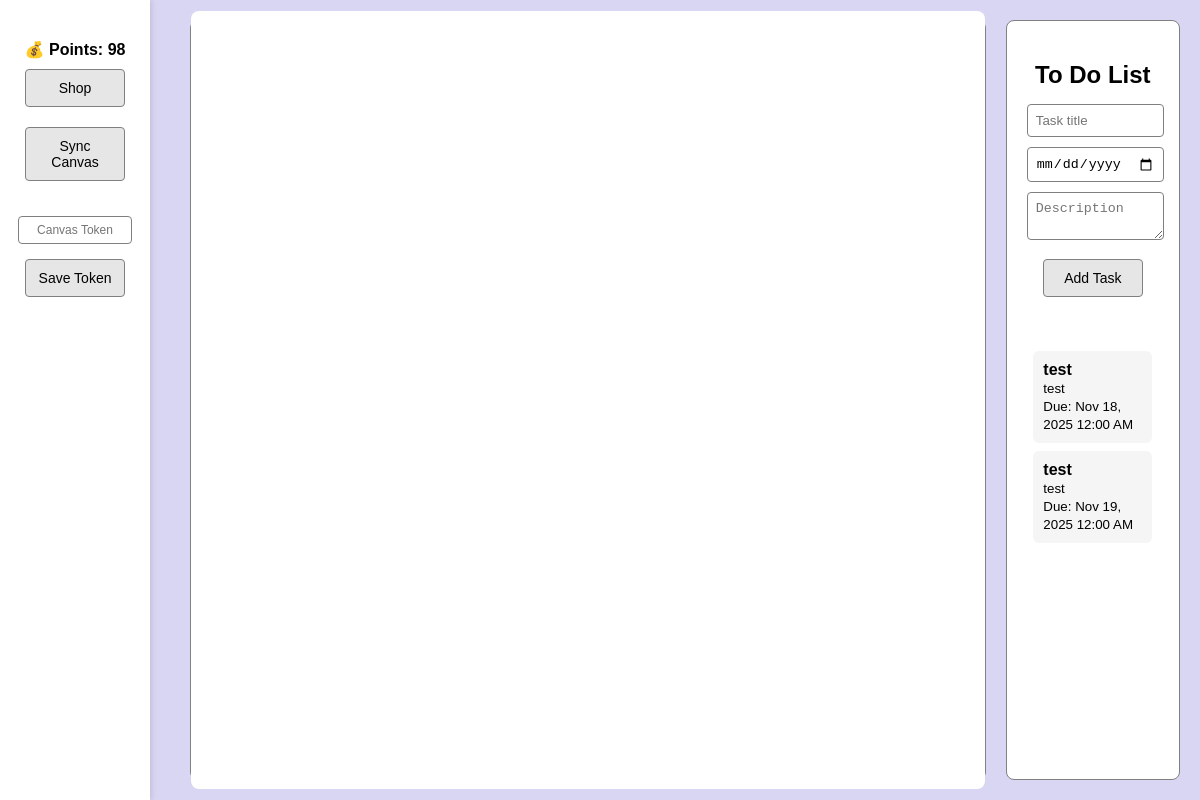
/home/ (signed in), run on the app's committed database.
### todolist/models.py (models this page shows, shortened)
class UserProfile(models.Model):
    user = models.OneToOneField(User, on_delete=models.CASCADE)
    canvas_token = models.CharField(max_length=255, blank=True, null=True)
    points = models.IntegerField(default=0)

class Task(models.Model):
    user = models.ForeignKey(User, on_delete=models.CASCADE, null=True, blank=True)
    task = models.CharField(max_length=200)
    task_desc = models.CharField(max_length=500, blank=True)
    due_date = models.DateTimeField(null=True, blank=True)
    point_value = models.IntegerField(default=0)
    completed = models.BooleanField(default=False)

### todolist/views.py (the view, shortened to what this page needs)
# urls.py: path('home/', views.home, name='home'),
@login_required(login_url='login')
def home(request):
    tasks = Task.objects.filter(user=request.user).order_by('due_date')
    profile, _ = UserProfile.objects.get_or_create(user=request.user)
    return render(request, 'home.html', {'tasks': tasks, 'profile': profile})

### templates/home.html (shortened to what this page needs)
<!DOCTYPE html>
<html lang="en">
<head>
</head>
<body>
  <div class="sidebar">
    <div style="margin-top:20px; font-weight:bold;">
      💰 Points: {{ profile.points }}
    </div>
    <a href="{% url 'shop' %}">
      <button>Shop</button>
    </a>
    <form method="POST" action="{% url 'sync_canvas' %}">
      <button type="submit">Sync Canvas</button>
    </form>
    <form method="POST" action="{% url 'save_token' %}">
      <input type="password" name="token" placeholder="Canvas Token">
      <button type="submit">Save Token</button>
    </form>
  </div>
  <div class="main">
    <div class="calendar-section">
      <div id="calendar"></div>
    </div>
    <div class="todo-section">
      <h2>To Do List</h2>
      <form method="POST">
        <input type="text" name="task" placeholder="Task title" required><br>
        <input type="date" name="due_date"><br>
        <textarea name="task_desc" placeholder="Description"></textarea><br>
        <button type="submit" name="add_task">Add Task</button>
      </form>
      <ul>
        {% for task in tasks %}
        <li>
          <div>
            <strong>{{ task.task }}</strong><br>
            {% if task.task_desc %}
            <small>{{ task.task_desc }}</small><br>
            {% endif %}
            <small>Due: {{ task.due_date|date:"M d, Y h:i A" }}</small>
          </div>
        </li>
        {% empty %}
        <li>No tasks yet! Add one above 👆</li>
        {% endfor %}
      </ul>
    </div>
  </div>
  <link href="https://cdn.jsdelivr.net/npm/fullcalendar@6.1.8/index.global.min.css" rel="stylesheet">
</body>
</html>

### templates/home.html (style rules this page uses)
body { margin: 0; font-family: Arial, sans-serif; background-color: #d9d6f3; display: flex; height: 100vh; }
.sidebar { width: 150px; background-color: white; display: flex; flex-direction: column; align-items: center; padding-top: 20px; box-shadow: 2px 0 5px rgba(0, 0, 0, 0.1); }
button { width: 100px; margin: 10px 0; padding: 10px; border: 1px solid gray; background-color: #e6e6e6; cursor: pointer; font-size: 14px; border-radius: 4px; }
.main { flex: 1; display: flex; justify-content: space-between; padding: 20px; }
.calendar-section { background-color: #d9d9d9; flex: 3; margin: 0 20px; display: flex; align-items: center; justify-content: center; border: 1px solid gray; border-radius: 8px; }
#calendar { width: 100%; height: 100%; background-color: white; border-radius: 8px; padding: 10px; }
.todo-section { background-color: white; flex: 0.5; border: 1px solid gray; display: flex; flex-direction: column; align-items: center; padding: 20px; overflow-y: auto; border-radius: 8px; }
.todo-section h2 { margin-bottom: 10px; }
form { width: 100%; text-align: center; margin-bottom: 20px; }
input, textarea { width: 90%; margin: 5px 0; padding: 8px; border: 1px solid gray; border-radius: 4px; }
ul { list-style: none; padding: 0; width: 90%; }
li { background: #f5f5f5; margin: 8px 0; padding: 10px; border-radius: 6px; display: flex; justify-content: space-between; align-items: center; }
.sidebar input[type="password"] { width: 100px; padding: 6px; font-size: 12px; text-align: center; border: 1px solid gray; border-radius: 4px; margin-bottom: 5px; }

### data on the page
UserProfile: points "98"
Task: task "test", task_desc "test", due_date "Nov 18, 2025 12:00 AM"
Task: task "test", task_desc "test", due_date "Nov 19, 2025 12:00 AM"
